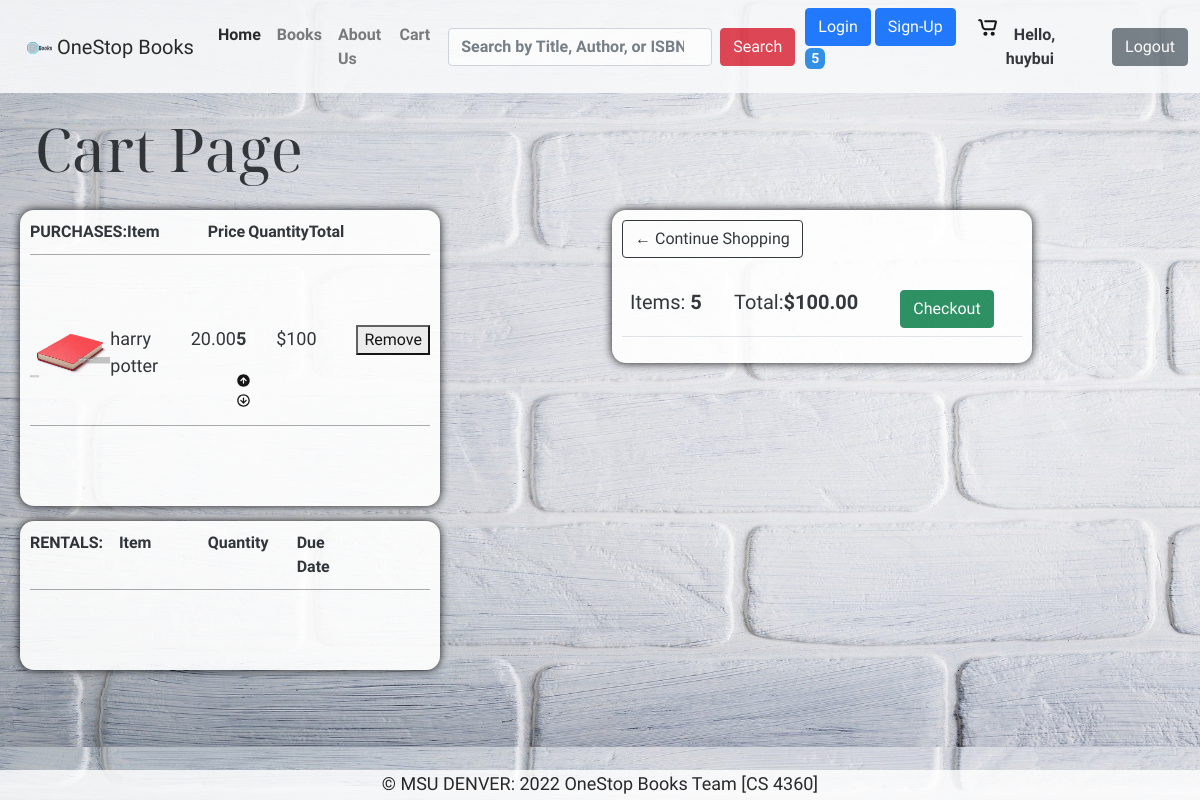
/cart/ (signed in), run on an earlier commit of the app's database.
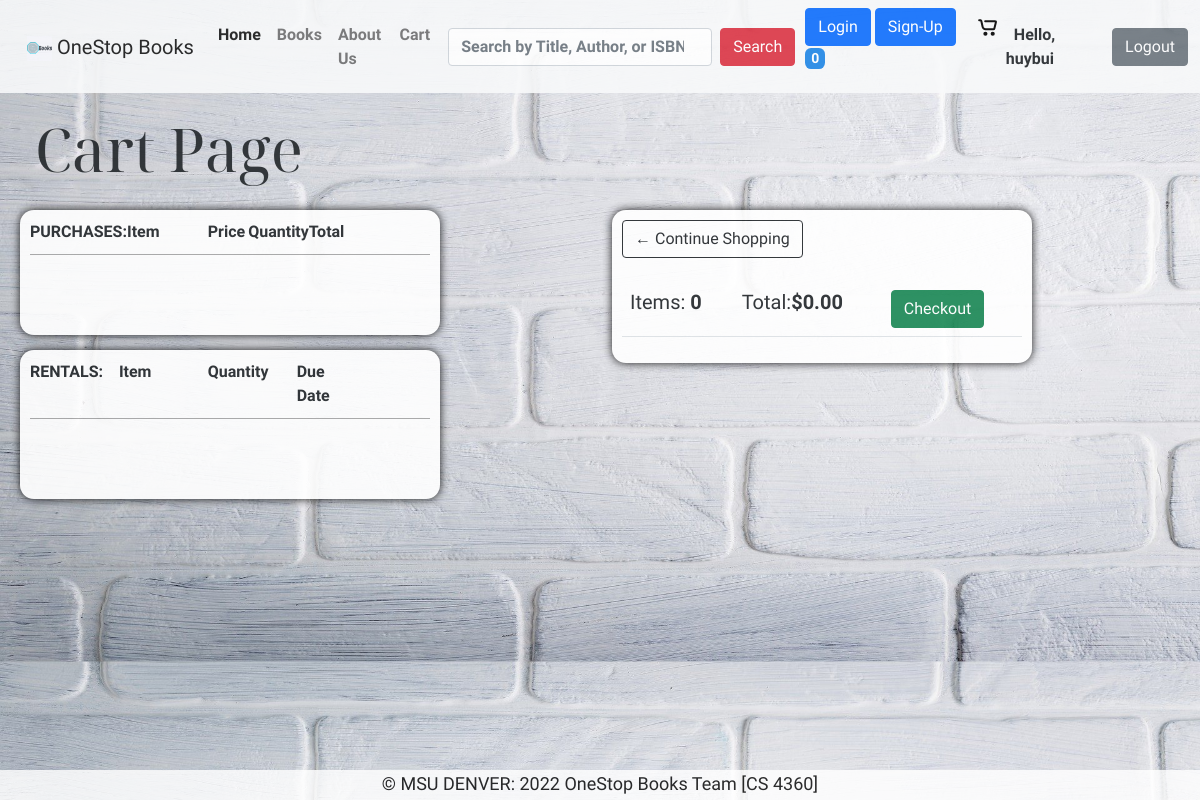
And on a later commit of the database.
### bookstore/models.py (models this page shows, shortened)
class Order(models.Model):
    customer = models.ForeignKey(Customer, on_delete = models.SET_NULL, blank=True, null=True) #ForeignKey => so one to many relationship which one customer can have many orders
    date_order = models.DateTimeField(auto_now_add=True) #When order created
    complete = models.BooleanField(default=False, null=True, blank=False) # if complete is false then customer can continue to adding items to that cart
    transaction_id = models.CharField(max_length=200, null=True) # add some extra info to order
    @property
    def get_cart_total(self):
        orderitems = self.orderitem_set.all()
        total = sum([item.get_total for item in orderitems])
        return total
    @property
    def get_cart_items(self):
        orderitems = self.orderitem_set.all()
        rentitems = self.rentitem_set.all()
        totalbuy = sum([item.quantity for item in orderitems])
        totalrent = sum([item.quantity1 for item in rentitems])
        total = totalbuy + totalrent
        return total

class OrderItem(models.Model):
    product = models.ForeignKey(Book, on_delete=models.SET_NULL, blank=True, null=True)
    order = models.ForeignKey(Order, on_delete=models.SET_NULL, blank=True, null=True)
    quantity = models.IntegerField(default=0, null=True, blank=True) # quantity of that book in cart, default is at 0
    date_added = models.DateTimeField(auto_now_add=True)
    @property
    def get_total(self):
        total = self.product.price * self.quantity
        return total

class Book(models.Model):
    isbn = models.CharField(_("isbn"), max_length = 30, primary_key = True)
    title = models.CharField(_("title"), max_length = 100)
    authors = models.CharField(_("authors"), max_length = 100)
    year_public = models.IntegerField(_("year_public"), null = True)
    publisher = models.CharField(_("publisher"), max_length = 100, null = True)
    thumbnail_pic = models.ImageField(_("thumbnail_pic"), null = True, blank = True, upload_to ="static/images/books")
    price = models.IntegerField(_("price"))
    quantity = models.IntegerField(_("Quantity"))

### bookstore/views.py (the view)
# urls.py: path('cart/', cart_view, name='cart'),
def cart_view(request, *args, **kwargs):
    if request.user.is_authenticated:
        customer = request.user.customer
        buy, created = Order.objects.get_or_create(customer = customer, complete=False) # create object or quere one, if object isnt exist then we will create it
        rent, created = Order.objects.get_or_create(customer = customer, complete=False) # create object or quere one, if object isnt exist then we will create it
        items = buy.orderitem_set.all() # this is for purchase
        rents = rent.rentitem_set.all() # this is for rent
    else: # for user that isnt log in
        items = [] # empty for now
        rents = []
        buy = {'get_cart_total':0, 'get_cart_items':0}
        rent = {'get_cart_total':0, 'get_cart_items':0}
    context = {'items':items, 'rents':rents, 'buy':buy, 'rent':rent}
    return render(request, "cart.html", context)

### templates/cart.html (shortened to what this page needs)
{%extends 'base.html'%}
{% load static %}
{% block content %}
<h1>Cart Page</h1>
<div class="row">
    <div class="col-lg-6">
        <div class="box-element">
            <div class="cart-row">
                <div style="flex:2"><strong>PURCHASES:</strong></div>
                <div style="flex:2"><strong>Item</strong></div>
                <div style="flex:1"><strong>Price</strong></div>
                <div style="flex:1"><strong>Quantity</strong></div>
                <div style="flex:2"><strong>Total</strong></div>
                <div style="flex:1"></div>
            </div>
            {% for item in items %}
            <div class="cart-row">
                <div style="flex:2"><img class="row-image" alt="Image of the book" src="{{item.product.thumbnail_pic.url}}"></div>
                <div style="flex:2"><p>{{item.product.title}}</p></div>
                <div style="flex:1"><p>{{item.product.price|floatformat:2}}</p></div>
                <div style="flex:1">
                    <p class="quantity">{{item.quantity}}</p>
                    <div class="quantity">
                        <img data-product={{item.product.isbn}} data-action="add" class="chg-quantity update-cart" alt="Image for arrow up increase quantity" src="{% static  'images/arrow-circle-up-f.svg' %}">
                        <img data-product={{item.product.isbn}} data-action="remove" class="chg-quantity update-cart" alt="Image for arrow down decrease quantity" src="{% static  'images/arrow-circle-down.svg' %}">
                    </div>
                </div>
                <div style="flex:2"><p>${{item.get_total}}</p></div>
                <div style="flex:1; text-decoration: underline;"> <button data-product={{item.product.isbn}} data-action ="delete" class="update-cart" type="button">Remove</button> </div>
        </div>
        {% endfor %}
    </div>
        <div class="box-element">
            <div class="cart-row">
                <div style="flex:2"><strong>RENTALS:</strong></div>
                <div style="flex:2"><strong>Item</strong></div>
                <div style="flex:2"><strong>Quantity</strong></div>
                <div style="flex:1"><strong>Due Date</strong></div>
                <div style="flex:2"></div>
            </div>
    </div>
</div>
<div class="col-lg-6">
    <div class="box-element">
        <a  class="btn btn-outline-dark" href="{% url 'books' %}">&#x2190; Continue Shopping</a>
        <br>
        <br>
        <table class="table">
            <tr>
                <th><h5>Items: <strong>{{ buy.get_cart_items }}</strong></h5></th>
                <th><h5>Total:<strong>${{ buy.get_cart_total|floatformat:2 }}</strong></h5></th>
                <th><a class="btn btn-success" href="{% url 'checkout' %}">Checkout</a></th>
            </tr>
        </table>
    </div>
</div>
<br>
{% endblock %}

### templates/base.html (shortened to what this page needs)
{% load static %}
<!DOCTYPE html>
<html lang="en">
    <head>
        <link href="https://cdn.jsdelivr.net/npm/bootstrap@5.1.3/dist/css/bootstrap.min.css" rel="stylesheet">
        <link rel="stylesheet" type="text/css" href="{% static 'css/style.css' %}">
        <link href={% static 'css/rating.css' %} rel="stylesheet" type="text/css"/>
        <link rel="stylesheet" href="https://cdnjs.cloudflare.com/ajax/libs/font-awesome/4.7.0/css/font-awesome.min.css">
    </head>
    {%include 'navbar.html' %}
    <section id = "based" style="margin-right: 20px; margin-left: 20px;">
        <body>
            {% block content %}{% endblock %}
        </body>
    </section>
    {%include 'footer.html' %}
</html>

### templates/navbar.html (shortened to what this page needs)
{% load static %}
<nav class="navbar navbar-expand-lg navbar-light bg-light">
    <div class="container-fluid">
      <a class="navbar-brand" href="{% url 'home' %}">
        <img  id="cart-icon" src="{% static 'images/OSB_logo.png' %}">
          OneStop Books</a>
      <div class="collapse navbar-collapse" id="navbarSupportedContent" style="font-weight: bold;">
        <ul class="navbar-nav me-auto mb-2 mb-lg-0">
          <li class="nav-item">
            <a class="nav-link active" aria-current="page" href="{% url 'home' %}">Home</a>
          </li>
          <li class="nav-item">
            <a class="nav-link" href="{% url 'books' %}">Books</a>
          </li>
          <li class="nav-item">
            <a class="nav-link" href="{% url 'aboutus' %}">About Us</a>
          </li>
          <li class="nav-item">
            <a class="nav-link" href="{% url 'cart' %}">Cart</a>
          </li>
        </ul>
        <div class="search-box-form" style="margin: auto;
        width: 50%;
        padding: 10px;">
        <form class="d-flex"  method=POST action="{% url 'search' %}" >
          <input class="form-control me-2" type="search" placeholder="Search by Title, Author, or ISBN" aria-label="Search" style="font-weight: bold;" name="searched">
          <button class="btn btn-danger" type="submit">Search</button>
        </form>
        </div>
        <div>
            <a href="{% url 'login' %}"class="btn btn-primary">Login</a>
            <a href="{% url 'signup' %}"class="btn btn-primary">Sign-Up</a>
            <a href="{% url 'cart' %}">
               <img  id="cart-icon" src="{% static 'images/shopping-cart.svg' %}">
           </a>
           <p id="cart-count">{{buy.get_cart_items}}</p>
       </div>
    </div>
    <span class="hello-msg"style="font-weight: bold;">&nbsp; Hello, {{request.user}} </span>
    <span >&nbsp;&nbsp;<a href="{% url 'logout' %}"class="btn btn-secondary">Logout</a></span>
  </nav>

### templates/footer.html
{% load static %}
<br>
<header>
    <body>
    <footer>
        <div class="footer-end">
            <p>&#169; MSU DENVER: 2022 OneStop Books Team [CS 4360]</p>
        </div>
    </footer>
    </body>
</header>

### static/css/style.css (style rules this page uses)
body { background-color: hsl(36, 100%, 99%); background: url("/static/images/simple2.jpg"); opacity: 90%; width: 100%; background-position: center; background-size: cover; font-family: 'Hubballi', cursive; }
h1 { font-size: 60px; font-weight: 100; margin: auto; margin-left: 15px; margin-top: 20px; margin-bottom: 10px; font-family: 'Noto Serif Display', serif; }
p { font-size: large; font-family: 'Hubballi', cursive; }
.box-element { box-shadow:hsl(0, 0%, 0%) 0 0 10px; background-color: #fff; border-radius: 14px; padding: 10px; margin-right: 148px; }
#cart-icon { width:25px; display: inline-block; margin-left: 15px; }
.cart-row { display: flex; align-items: flex-stretch; padding-bottom: 10px; margin-bottom: 70px; border-bottom: 1px solid #a5a5a5; }
#cart-count { display: inline-block; width: 20px; border-radius: 30%; background-color: rgb(31, 134, 230); font-size: 14px; text-align: center; color:#fff; }
.col-lg-2, .col-lg-4, .col-lg-6, .col-lg-8, .col-lg-12 { margin-top: 15px; }
.footer-end { position: flex; left: 0; bottom: 0; width: 100%; background-color: #ffffff; color: rgb(0, 0, 0); text-align: center; padding-bottom: 32px; height: 25px; margin-top: 20px; opacity: 90%; }

### templates/cart.html (style rules this page uses)
footer { position: fixed; bottom: 30px; width: 100%; height: 20px; margin-top: 20px; }

What changed in the data, as far as the page shows it:
removed OrderItem: product.thumbnail_pic (picture), product "harry potter", product.price "20.00", quantity "5", get_total "100"
computed for Order: get_cart_items "5" → "0"; get_cart_total "100.00" → "0.00"
